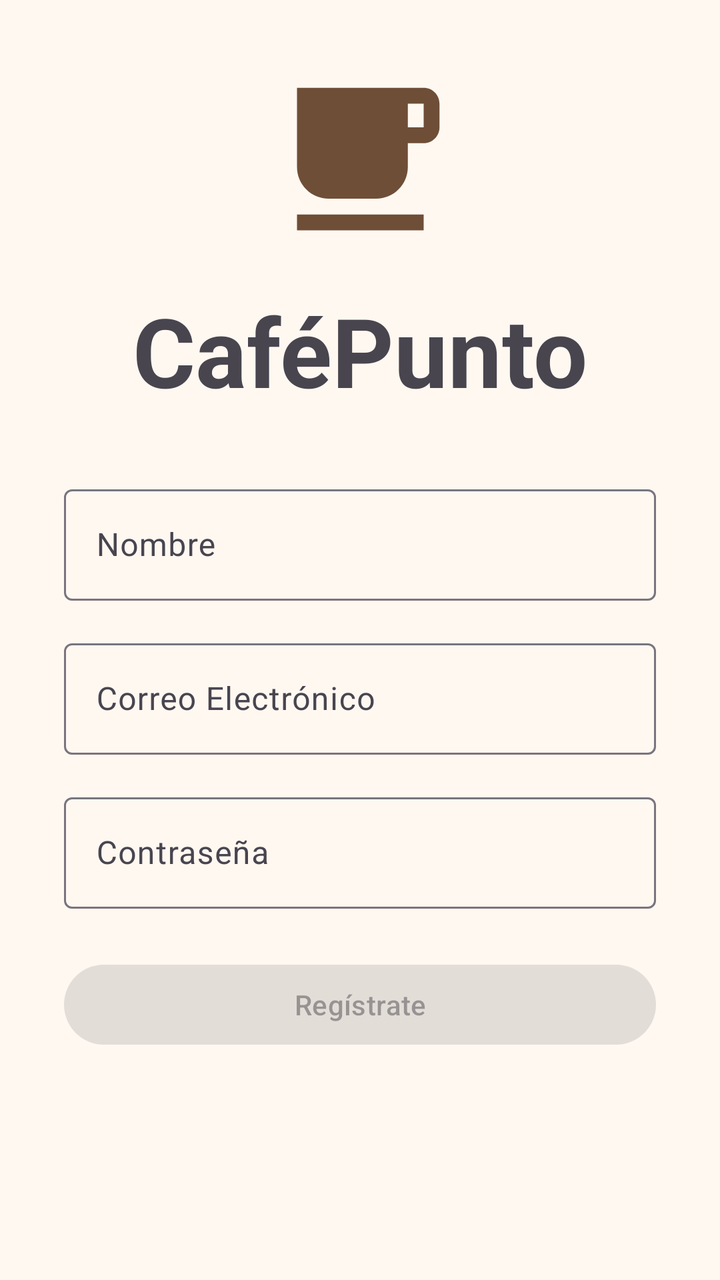
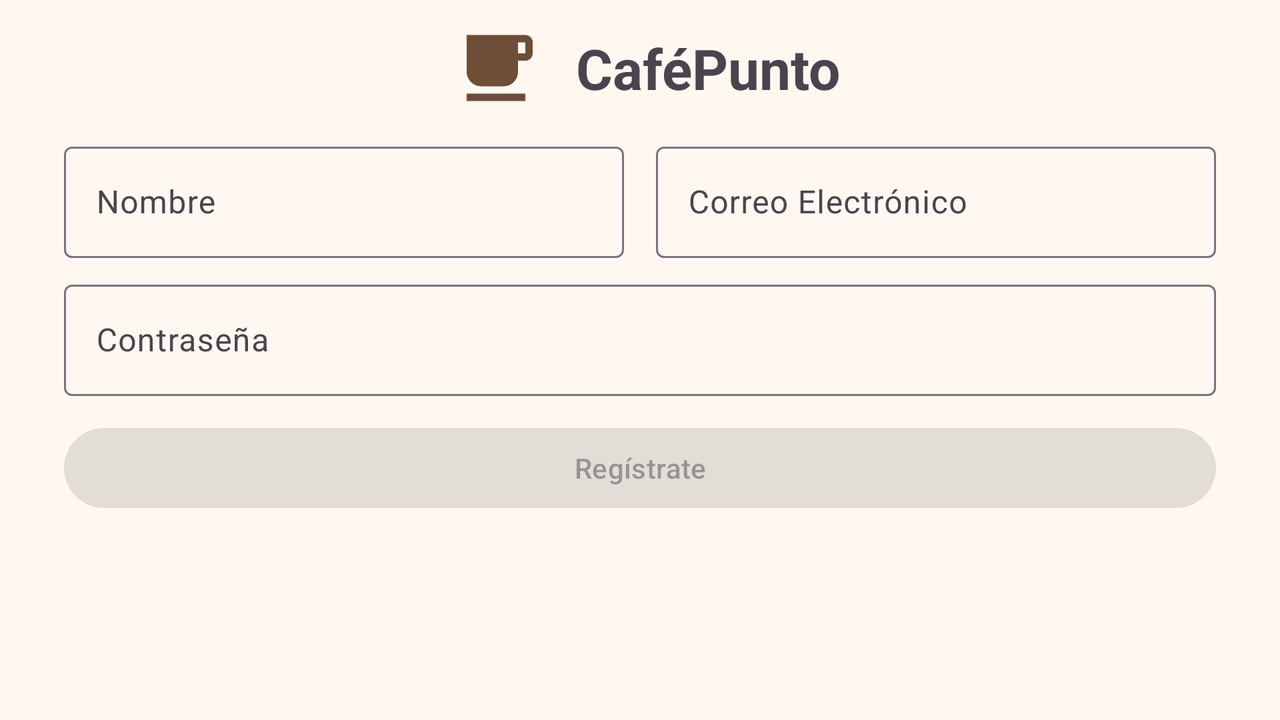

One screen, two layout resources from the same app: the default and the repository's alternative for another configuration. Each is rendered where Android would select it; the XML of both is given below.
<!-- AndroidManifest.xml: application theme Theme.CafePunto -->
<!-- res/layout/fragment_registro.xml -->
<?xml version="1.0" encoding="utf-8"?>
<ScrollView xmlns:android="http://schemas.android.com/apk/res/android"
    xmlns:app="http://schemas.android.com/apk/res-auto"
    xmlns:tools="http://schemas.android.com/tools"
    android:id="@+id/registro_scroll"
    android:layout_width="match_parent"
    android:layout_height="match_parent"
    android:fillViewport="true"
    tools:context=".fragments.RegistroFragment">

    <androidx.constraintlayout.widget.ConstraintLayout
        android:layout_width="match_parent"
        android:layout_height="wrap_content"
        android:paddingBottom="24dp">

        <ImageView
            android:id="@+id/registro_imagen_logo"
            android:layout_width="121dp"
            android:layout_height="95dp"
            android:layout_marginTop="32dp"
            android:contentDescription="@string/logo"
            app:layout_constraintEnd_toEndOf="parent"
            app:layout_constraintStart_toStartOf="parent"
            app:layout_constraintTop_toTopOf="parent"
            app:srcCompat="@drawable/icono_cafe" />

        <TextView
            android:id="@+id/registro_texto_titulo"
            android:layout_width="wrap_content"
            android:layout_height="wrap_content"
            android:layout_marginTop="16dp"
            android:text="@string/nombre_app"
            android:textSize="48sp"
            android:textStyle="bold"
            app:layout_constraintEnd_toEndOf="parent"
            app:layout_constraintStart_toStartOf="parent"
            app:layout_constraintTop_toBottomOf="@id/registro_imagen_logo" />

        <com.google.android.material.textfield.TextInputLayout
            android:id="@+id/registro_campo_nombre"
            android:layout_width="0dp"
            android:layout_height="wrap_content"
            android:layout_marginStart="32dp"
            android:layout_marginTop="32dp"
            android:layout_marginEnd="32dp"
            android:hint="@string/nombre"
            app:layout_constraintEnd_toEndOf="parent"
            app:layout_constraintStart_toStartOf="parent"
            app:layout_constraintTop_toBottomOf="@id/registro_texto_titulo">

            <com.google.android.material.textfield.TextInputEditText
                android:id="@+id/registro_texto_nombre"
                android:layout_width="match_parent"
                android:layout_height="wrap_content"
                android:inputType="textPersonName" />
        </com.google.android.material.textfield.TextInputLayout>

        <com.google.android.material.textfield.TextInputLayout
            android:id="@+id/registro_campo_correo"
            android:layout_width="0dp"
            android:layout_height="wrap_content"
            android:layout_marginStart="32dp"
            android:layout_marginTop="16dp"
            android:layout_marginEnd="32dp"
            android:hint="@string/correo_electronico"
            app:layout_constraintEnd_toEndOf="parent"
            app:layout_constraintStart_toStartOf="parent"
            app:layout_constraintTop_toBottomOf="@id/registro_campo_nombre">

            <com.google.android.material.textfield.TextInputEditText
                android:id="@+id/registro_texto_correo"
                android:layout_width="match_parent"
                android:layout_height="wrap_content"
                android:inputType="textEmailAddress" />
        </com.google.android.material.textfield.TextInputLayout>

        <com.google.android.material.textfield.TextInputLayout
            android:id="@+id/registro_campo_contrasena"
            android:layout_width="0dp"
            android:layout_height="wrap_content"
            android:layout_marginStart="32dp"
            android:layout_marginTop="16dp"
            android:layout_marginEnd="32dp"
            android:hint="@string/contrasena"
            app:layout_constraintEnd_toEndOf="parent"
            app:layout_constraintStart_toStartOf="parent"
            app:layout_constraintTop_toBottomOf="@id/registro_campo_correo">

            <com.google.android.material.textfield.TextInputEditText
                android:id="@+id/registro_texto_contrasena"
                android:layout_width="match_parent"
                android:layout_height="wrap_content"
                android:inputType="textPassword" />
        </com.google.android.material.textfield.TextInputLayout>

        <Button
            android:id="@+id/registro_boton_registrate"
            android:layout_width="0dp"
            android:layout_height="wrap_content"
            android:layout_marginStart="32dp"
            android:layout_marginTop="24dp"
            android:layout_marginEnd="32dp"
            android:enabled="false"
            android:text="@string/registrate"
            app:layout_constraintEnd_toEndOf="parent"
            app:layout_constraintStart_toStartOf="parent"
            app:layout_constraintTop_toBottomOf="@id/registro_campo_contrasena" />

    </androidx.constraintlayout.widget.ConstraintLayout>
</ScrollView>
<!-- resources referenced by this layout -->
<resources>
  <!-- drawable icono_cafe (drawable) -->
  <?xml version="1.0" encoding="utf-8"?>
  <vector xmlns:android="http://schemas.android.com/apk/res/android"
      android:width="24dp"
      android:height="24dp"
      android:tint="?attr/colorPrimary"
      android:viewportWidth="24"
      android:viewportHeight="24">
      <path
          android:fillColor="@android:color/white"
          android:pathData="M20,3H4v10c0,2.21 1.79,4 4,4h6c2.21,0 4,-1.79 4,-4v-3h2c1.11,0 2,-0.89 2,-2V5c0,-1.11 -0.89,-2 -2,-2zM20,8h-2V5h2v3zM4,19h16v2H4z" />
  </vector>
  <string name="contrasena">Contraseña</string>
  <string name="correo_electronico">Correo Electrónico</string>
  <string name="logo">Logo</string>
  <string name="nombre">Nombre</string>
  <string name="nombre_app">CaféPunto</string>
  <string name="registrate">Regístrate</string>
  <style name="Theme.CafePunto" parent="Base.Theme.CafePunto" />
  <style name="Base.Theme.CafePunto" parent="Theme.Material3.DayNight.NoActionBar">
          <item name="colorPrimary">@color/cafe_principal</item>
          <item name="colorOnPrimary">@color/blanco</item>
          <item name="colorPrimaryContainer">@color/cafe_contenedor</item>
          <item name="colorOnPrimaryContainer">@color/cafe_oscuro</item>
          <item name="colorSecondary">@color/crema</item>
          <item name="colorOnSecondary">@color/cafe_oscuro</item>
          <item name="android:colorBackground">@color/fondo</item>
          <item name="colorSurface">@color/fondo</item>
      </style>
  <color name="cafe_principal">#6F4E37</color>
  <color name="blanco">#FFFFFFFF</color>
  <color name="cafe_contenedor">#EFDFD1</color>
  <color name="cafe_oscuro">#3E2723</color>
  <color name="crema">#D7B98E</color>
  <color name="fondo">#FFF8F1</color>
</resources>
<!-- res/layout-land/fragment_registro.xml (the repository's variant of the layout above) -->
<!-- drawn on the phone turned sideways -->
<?xml version="1.0" encoding="utf-8"?>
<ScrollView xmlns:android="http://schemas.android.com/apk/res/android"
    xmlns:app="http://schemas.android.com/apk/res-auto"
    xmlns:tools="http://schemas.android.com/tools"
    android:id="@+id/registro_scroll"
    android:layout_width="match_parent"
    android:layout_height="match_parent"
    android:fillViewport="true"
    tools:context=".fragments.RegistroFragment">

    <androidx.constraintlayout.widget.ConstraintLayout
        android:layout_width="match_parent"
        android:layout_height="wrap_content"
        android:paddingBottom="16dp">

        <androidx.constraintlayout.widget.Guideline
            android:id="@+id/registro_guia_centro"
            android:layout_width="wrap_content"
            android:layout_height="wrap_content"
            android:orientation="vertical"
            app:layout_constraintGuide_percent="0.5" />

        <ImageView
            android:id="@+id/registro_imagen_logo"
            android:layout_width="56dp"
            android:layout_height="44dp"
            android:layout_marginTop="12dp"
            android:contentDescription="@string/logo"
            app:layout_constraintEnd_toStartOf="@id/registro_texto_titulo"
            app:layout_constraintHorizontal_chainStyle="packed"
            app:layout_constraintStart_toStartOf="parent"
            app:layout_constraintTop_toTopOf="parent"
            app:srcCompat="@drawable/icono_cafe" />

        <TextView
            android:id="@+id/registro_texto_titulo"
            android:layout_width="wrap_content"
            android:layout_height="wrap_content"
            android:layout_marginStart="12dp"
            android:text="@string/nombre_app"
            android:textSize="28sp"
            android:textStyle="bold"
            app:layout_constraintBottom_toBottomOf="@id/registro_imagen_logo"
            app:layout_constraintEnd_toEndOf="parent"
            app:layout_constraintStart_toEndOf="@id/registro_imagen_logo"
            app:layout_constraintTop_toTopOf="@id/registro_imagen_logo" />

        <com.google.android.material.textfield.TextInputLayout
            android:id="@+id/registro_campo_nombre"
            android:layout_width="0dp"
            android:layout_height="wrap_content"
            android:layout_marginStart="32dp"
            android:layout_marginTop="12dp"
            android:layout_marginEnd="8dp"
            android:hint="@string/nombre"
            app:layout_constraintEnd_toStartOf="@id/registro_guia_centro"
            app:layout_constraintStart_toStartOf="parent"
            app:layout_constraintTop_toBottomOf="@id/registro_imagen_logo">

            <com.google.android.material.textfield.TextInputEditText
                android:id="@+id/registro_texto_nombre"
                android:layout_width="match_parent"
                android:layout_height="wrap_content"
                android:inputType="textPersonName" />
        </com.google.android.material.textfield.TextInputLayout>

        <com.google.android.material.textfield.TextInputLayout
            android:id="@+id/registro_campo_correo"
            android:layout_width="0dp"
            android:layout_height="wrap_content"
            android:layout_marginStart="8dp"
            android:layout_marginTop="12dp"
            android:layout_marginEnd="32dp"
            android:hint="@string/correo_electronico"
            app:layout_constraintEnd_toEndOf="parent"
            app:layout_constraintStart_toEndOf="@id/registro_guia_centro"
            app:layout_constraintTop_toBottomOf="@id/registro_imagen_logo">

            <com.google.android.material.textfield.TextInputEditText
                android:id="@+id/registro_texto_correo"
                android:layout_width="match_parent"
                android:layout_height="wrap_content"
                android:inputType="textEmailAddress" />
        </com.google.android.material.textfield.TextInputLayout>

        <com.google.android.material.textfield.TextInputLayout
            android:id="@+id/registro_campo_contrasena"
            android:layout_width="0dp"
            android:layout_height="wrap_content"
            android:layout_marginStart="32dp"
            android:layout_marginTop="8dp"
            android:layout_marginEnd="32dp"
            android:hint="@string/contrasena"
            app:layout_constraintEnd_toEndOf="parent"
            app:layout_constraintStart_toStartOf="parent"
            app:layout_constraintTop_toBottomOf="@id/registro_campo_nombre">

            <com.google.android.material.textfield.TextInputEditText
                android:id="@+id/registro_texto_contrasena"
                android:layout_width="match_parent"
                android:layout_height="wrap_content"
                android:inputType="textPassword" />
        </com.google.android.material.textfield.TextInputLayout>

        <Button
            android:id="@+id/registro_boton_registrate"
            android:layout_width="0dp"
            android:layout_height="wrap_content"
            android:layout_marginTop="12dp"
            android:enabled="false"
            android:text="@string/registrate"
            app:layout_constraintEnd_toEndOf="@id/registro_campo_contrasena"
            app:layout_constraintStart_toStartOf="@id/registro_campo_contrasena"
            app:layout_constraintTop_toBottomOf="@id/registro_campo_contrasena" />

    </androidx.constraintlayout.widget.ConstraintLayout>
</ScrollView>
